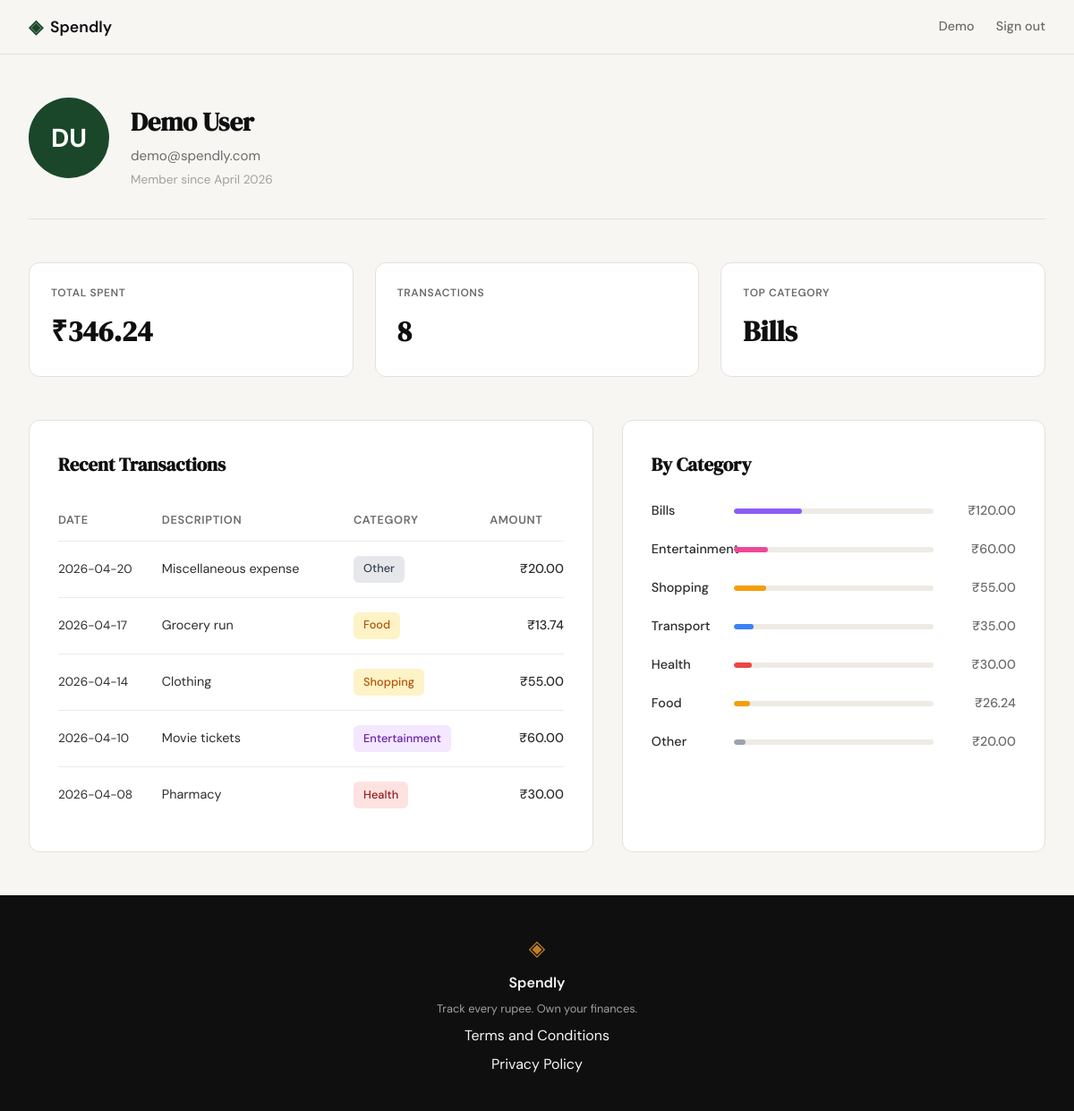
Screenshot of /profile (signed in) with the database file from the repository.
### tables this page shows
CREATE TABLE users (
            id            INTEGER PRIMARY KEY AUTOINCREMENT,
            name          TEXT    NOT NULL,
            email         TEXT    UNIQUE NOT NULL,
            password_hash TEXT    NOT NULL,
            created_at    TEXT    DEFAULT (datetime('now'))
        );

CREATE TABLE expenses (
            id          INTEGER PRIMARY KEY AUTOINCREMENT,
            user_id     INTEGER NOT NULL REFERENCES users(id),
            amount      REAL    NOT NULL,
            category    TEXT    NOT NULL,
            date        TEXT    NOT NULL,
            description TEXT,
            created_at  TEXT    DEFAULT (datetime('now'))
        );

### app.py (the view)
@app.route("/profile")
def profile():
    if not session.get("user_id"):
        return redirect(url_for("login"))
    user = get_user_by_id(session["user_id"])
    if user is None:
        abort(404)
    transactions = get_recent_transactions(session["user_id"])
    stats = get_summary_stats(session["user_id"])
    categories = get_category_breakdown(session["user_id"])
    return render_template(
        "profile.html",
        user=user,
        expenses=transactions,
        stats=stats,
        categories=categories
    )

### app.py (called while the page is built)
@app.context_processor
def inject_user():
    user = None
    if session.get("user_id"):
        user = _db_get_user(session["user_id"])
    return {'current_user': user}

### database/db.py (called while the page is built)
def get_db():
    db_path = os.path.join(os.path.dirname(__file__), '..', 'spendly.db')
    conn = sqlite3.connect(db_path)
    conn.row_factory = sqlite3.Row
    conn.execute('PRAGMA foreign_keys = ON')
    return conn

def get_user_by_id(user_id):
    conn = get_db()
    cursor = conn.cursor()
    cursor.execute('SELECT * FROM users WHERE id = ?', (user_id,))
    user = cursor.fetchone()
    conn.close()
    return user

### database/queries.py (called while the page is built)
def get_user_by_id(user_id):
    conn = get_db()
    try:
        cursor = conn.cursor()
        cursor.execute(
            "SELECT name, email, created_at FROM users WHERE id = ?",
            (user_id,)
        )
        row = cursor.fetchone()
        if not row:
            return None
        created_at_str = row[2]
        created_at = datetime.strptime(created_at_str, "%Y-%m-%d %H:%M:%S")
        member_since = created_at.strftime("%B %Y")
        return {
            'name': row[0],
            'email': row[1],
            'member_since': member_since
        }
    finally:
        conn.close()

def get_recent_transactions(user_id, limit=10):
    conn = get_db()
    try:
        cursor = conn.cursor()
        cursor.execute(
            "SELECT id, date, description, category, amount FROM expenses WHERE user_id = ? ORDER BY date DESC LIMIT ?",
            (user_id, limit)
        )
        rows = cursor.fetchall()
        transactions = []
        if rows:
            for row in rows:
                transactions.append({
                    'date': row[1],
                    'description': row[2],
                    'category': row[3],
                    'amount': row[4]
                })
        return transactions
    finally:
        conn.close()

### templates/profile.html (shortened to what this page needs)
{% extends "base.html" %}
{% block content %}
<section class="profile-section">
    <div class="profile-inner">
        <div class="profile-header">
            <div class="profile-user-info">
                <div class="profile-avatar">
                    {% set initials = (user.name.split()[0][0] + user.name.split()[-1][0]).upper() if ' ' in user.name else user.name[0].upper() %}
                    {{ initials }}
                </div>
                <div class="profile-user-details">
                    <h1 class="profile-name">{{ user.name }}</h1>
                    <p class="profile-email">{{ user.email }}</p>
                    <p class="profile-meta">Member since {{ user.member_since }}</p>
                </div>
            </div>
        </div>
        <div class="profile-stats">
            <div class="stat-card">
                <span class="stat-label">TOTAL SPENT</span>
                <span class="stat-value">₹{{ "%.2f"|format(stats.total_spent) }}</span>
            </div>
            <div class="stat-card">
                <span class="stat-label">TRANSACTIONS</span>
                <span class="stat-value">{{ stats.transaction_count }}</span>
            </div>
            <div class="stat-card">
                <span class="stat-label">TOP CATEGORY</span>
                <span class="stat-value">{{ stats.top_category or "—" }}</span>
            </div>
        </div>
        <div class="profile-content">
            <div class="transactions-section">
                <h2 class="section-title">Recent Transactions</h2>
                <table class="transactions-table">
                    <thead>
                        <tr>
                            <th>DATE</th>
                            <th>DESCRIPTION</th>
                            <th>CATEGORY</th>
                            <th>AMOUNT</th>
                        </tr>
                    </thead>
                    <tbody>
                        {% for expense in expenses[:5] %}
                        <tr>
                            <td class="date-cell">{{ expense['date'] }}</td>
                            <td class="description-cell">{{ expense['description'] }}</td>
                            <td class="category-cell">
                                <span class="category-badge category-{{ expense['category'].lower() }}">
                                    {{ expense['category'] }}
                                </span>
                            </td>
                            <td class="amount-cell">₹{{ "%.2f"|format(expense['amount']) }}</td>
                        </tr>
                        {% endfor %}
                    </tbody>
                </table>
            </div>
            <div class="breakdown-section">
                <h2 class="section-title">By Category</h2>
                <div class="category-bars">
                    {% for category_data in categories %}
                        <div class="category-bar-row">
                            <span class="category-name">{{ category_data.name }}</span>
                            <div class="category-bar-container">
                                <div class="category-bar category-bar-{{ category_data.name.lower() }}" style="width: {{ category_data.pct }}%"></div>
                            </div>
                            <span class="category-amount">₹{{ "%.2f"|format(category_data.amount) }}</span>
                        </div>
                    {% endfor %}
                </div>
            </div>
        </div>
    </div>
</section>
{% endblock %}

### templates/base.html (shortened to what this page needs)
<!DOCTYPE html>
<html lang="en">
<head>
    <link rel="stylesheet" href="{{ url_for('static', filename='css/style.css') }}">
</head>
<body>
    <nav class="navbar">
        <div class="nav-inner">
            <a href="{{ url_for('landing') }}" class="nav-brand">
                <span class="brand-icon">◈</span>
                <span class="brand-name">Spendly</span>
            </a>
            <div class="nav-links">
                {% if current_user %}
                    <a href="{{ url_for('profile') }}">{{ current_user.name.split()[0] }}</a>
                    <a href="{{ url_for('logout') }}">Sign out</a>
                {% else %}
                    <a href="{{ url_for('login') }}">Sign in</a>
                    <a href="{{ url_for('register') }}" class="nav-cta">Get started</a>
                {% endif %}
            </div>
        </div>
    </nav>
    <main class="main-content">
        {% block content %}{% endblock %}
    </main>
    <footer class="footer">
        <div class="footer-inner">
            <span class="brand-icon">◈</span>
            <span class="footer-name">Spendly</span>
            <p class="footer-copy">Track every rupee. Own your finances.</p>
            <p><a href="/terms">Terms and Conditions</a> </p>
            <p><a href="{{ url_for('privacy') }}">Privacy Policy</a></p>
        </div>
    </footer>
</body>
</html>

### rows the page displays
users: name "Demo", name "Demo User", email "demo@spendly.com"
expenses: category "Bills", name "Bills", {{ category_data.pct }} 34 (drawn), amount "120.00"
expenses: date "2026-04-20", description "Miscellaneous expense", category "Other", amount "20.00", name "Other", {{ category_data.pct }} 6 (drawn)
expenses: date "2026-04-17", description "Grocery run", category "Food", amount "13.74"
expenses: date "2026-04-14", description "Clothing", category "Shopping", amount "55.00", name "Shopping", {{ category_data.pct }} 16 (drawn)
expenses: date "2026-04-10", description "Movie tickets", category "Entertainment", amount "60.00", name "Entertainment", {{ category_data.pct }} 17 (drawn)
expenses: date "2026-04-08", description "Pharmacy", category "Health", amount "30.00", name "Health", {{ category_data.pct }} 9 (drawn)
expenses: name "Transport", {{ category_data.pct }} 10 (drawn), amount "35.00"

### other values shown
{{ initials }} "DU"
{{ user.member_since }} "April 2026"
{{ "%.2f"|format(stats.total_spent) }} "346.24"
{{ stats.transaction_count }} "8"
{{ category_data.name }} "Food"
{{ "%.2f"|format(category_data.amount) }} "26.24"
